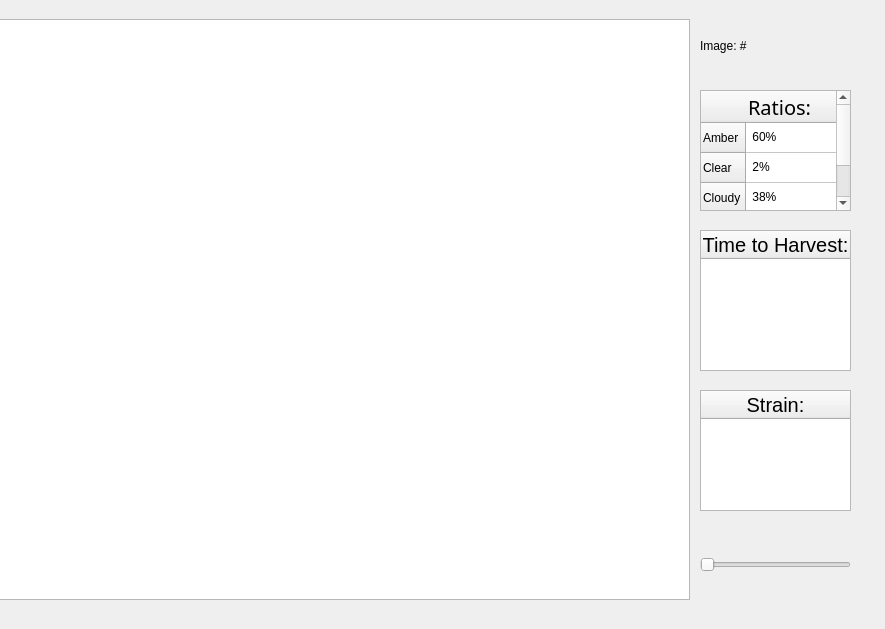
<?xml version="1.0" encoding="UTF-8"?>
<ui version="4.0">
 <class>MainWindow</class>
 <widget class="QMainWindow" name="MainWindow">
  <property name="geometry">
   <rect>
    <x>0</x>
    <y>0</y>
    <width>885</width>
    <height>629</height>
   </rect>
  </property>
  <property name="windowTitle">
   <string>MainWindow</string>
  </property>
  <widget class="QWidget" name="centralwidget">
   <widget class="QWidget" name="horizontalLayoutWidget">
    <property name="geometry">
     <rect>
      <x>-1</x>
      <y>19</y>
      <width>691</width>
      <height>581</height>
     </rect>
    </property>
    <layout class="QHBoxLayout" name="horizontalLayout">
     <item>
      <widget class="QGraphicsView" name="graphicsView"/>
     </item>
    </layout>
   </widget>
   <widget class="QWidget" name="verticalLayoutWidget">
    <property name="geometry">
     <rect>
      <x>700</x>
      <y>90</y>
      <width>151</width>
      <height>121</height>
     </rect>
    </property>
    <layout class="QVBoxLayout" name="verticalLayout">
     <item>
      <widget class="QTableWidget" name="tableWidget">
       <row>
        <property name="text">
         <string>Amber</string>
        </property>
       </row>
       <row>
        <property name="text">
         <string>Clear</string>
        </property>
       </row>
       <row>
        <property name="text">
         <string>Cloudy</string>
        </property>
       </row>
       <column>
        <property name="text">
         <string>Ratios:</string>
        </property>
        <property name="font">
         <font>
          <family>.SF NS Text</family>
          <pointsize>15</pointsize>
          <weight>50</weight>
          <bold>false</bold>
          <stylestrategy>PreferDefault</stylestrategy>
          <kerning>true</kerning>
         </font>
        </property>
        <property name="textAlignment">
         <set>AlignLeading|AlignVCenter</set>
        </property>
        <property name="background">
         <color>
          <red>0</red>
          <green>0</green>
          <blue>0</blue>
         </color>
        </property>
       </column>
       <item row="0" column="0">
        <property name="text">
         <string> 60%</string>
        </property>
       </item>
       <item row="1" column="0">
        <property name="text">
         <string> 2%</string>
        </property>
       </item>
       <item row="2" column="0">
        <property name="text">
         <string> 38%</string>
        </property>
       </item>
      </widget>
     </item>
    </layout>
   </widget>
   <widget class="QWidget" name="verticalLayoutWidget_2">
    <property name="geometry">
     <rect>
      <x>700</x>
      <y>529</y>
      <width>151</width>
      <height>71</height>
     </rect>
    </property>
    <layout class="QVBoxLayout" name="verticalLayout_2">
     <item>
      <widget class="QSlider" name="horizontalSlider">
       <property name="orientation">
        <enum>Qt::Horizontal</enum>
       </property>
      </widget>
     </item>
    </layout>
   </widget>
   <widget class="QWidget" name="verticalLayoutWidget_3">
    <property name="geometry">
     <rect>
      <x>700</x>
      <y>20</y>
      <width>151</width>
      <height>51</height>
     </rect>
    </property>
    <layout class="QVBoxLayout" name="verticalLayout_3">
     <item>
      <widget class="QLabel" name="image_id">
       <property name="text">
        <string>Image: #</string>
       </property>
      </widget>
     </item>
    </layout>
   </widget>
   <widget class="QWidget" name="verticalLayoutWidget_4">
    <property name="geometry">
     <rect>
      <x>700</x>
      <y>230</y>
      <width>151</width>
      <height>141</height>
     </rect>
    </property>
    <layout class="QVBoxLayout" name="verticalLayout_4">
     <item>
      <widget class="QTreeWidget" name="treeWidget">
       <column>
        <property name="text">
         <string>Time to Harvest:</string>
        </property>
        <property name="font">
         <font>
          <pointsize>15</pointsize>
         </font>
        </property>
        <property name="textAlignment">
         <set>AlignCenter</set>
        </property>
       </column>
      </widget>
     </item>
    </layout>
   </widget>
   <widget class="QWidget" name="verticalLayoutWidget_5">
    <property name="geometry">
     <rect>
      <x>700</x>
      <y>390</y>
      <width>151</width>
      <height>121</height>
     </rect>
    </property>
    <layout class="QVBoxLayout" name="verticalLayout_5">
     <item>
      <widget class="QTreeWidget" name="treeWidget_2">
       <column>
        <property name="text">
         <string>Strain:</string>
        </property>
        <property name="font">
         <font>
          <pointsize>15</pointsize>
         </font>
        </property>
        <property name="textAlignment">
         <set>AlignCenter</set>
        </property>
       </column>
      </widget>
     </item>
    </layout>
   </widget>
   <widget class="QWidget" name="gridLayoutWidget">
    <property name="geometry">
     <rect>
      <x>-1</x>
      <y>-1</y>
      <width>871</width>
      <height>621</height>
     </rect>
    </property>
    <layout class="QGridLayout" name="gridLayout"/>
   </widget>
  </widget>
 </widget>
 <resources/>
 <connections/>
</ui>
